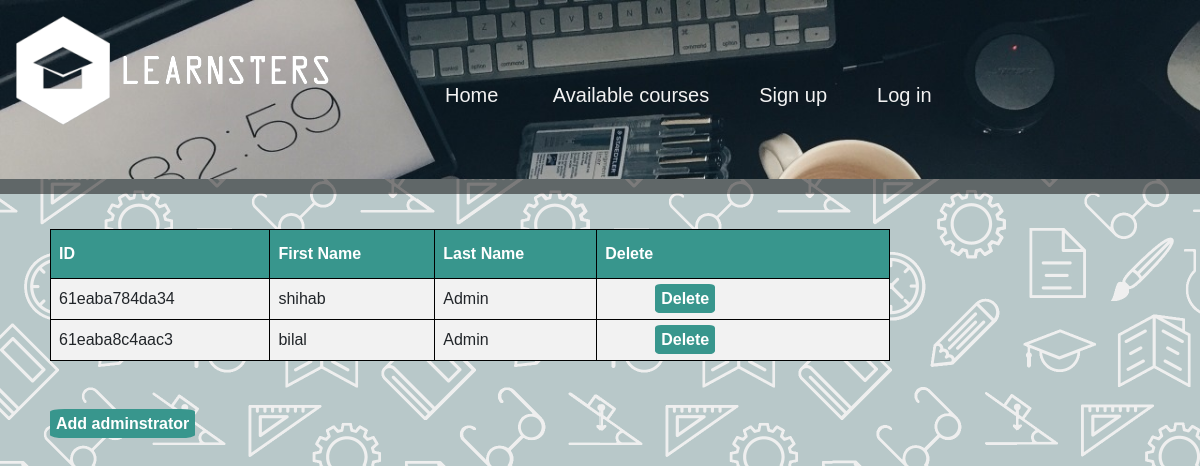
/manageAdmins.php, run on the app's committed database.
### tables this page shows
CREATE TABLE `adminstrators` (
  `adminID` varchar(255) NOT NULL,
  `Fname` varchar(50) NOT NULL,
  `Lname` varchar(50) NOT NULL,
  `Email` varchar(50) NOT NULL,
  `Password` varchar(255) NOT NULL,
  `Type` text NOT NULL
);

### manageAdmins.php (the view, shortened to what this page needs)
<!DOCTYPE html>
<html lang="en">
<head>
    <link rel="stylesheet" href="https://cdn.jsdelivr.net/npm/bootstrap@4.6.1/dist/css/bootstrap.min.css">
</head>
<body>
    <?php
    include "connectToDb.php";
    include "menu.php";
    $sql = "SELECT adminID, Fname, Lname FROM adminstrators";
    $result = $conn->query($sql);
    if ($result->num_rows > 0) {
        echo "<table><tr><th>ID</th><th>First Name</th><th>Last Name</th><th>Delete</th></tr>";
        while ($row = $result->fetch_assoc()) {
            echo "<tr><td>" . $row["adminID"] . "</td><td>" . $row["Fname"] . "</td><td>" . $row["Lname"] . "</td><td><a href=deleteAdmin.php?id=" . $row["adminID"] . " class='link'>Delete</a></td></tr>";
        }
        echo "</table>";
    } else {
        echo "0 results";
    }
    ?>
    <a href="addAdmin.php" class="link">Add adminstrator</a>
</body>
</html>

### css/main.css (style rules this page uses)
* { font-family: Arial, Helvetica, sans-serif; margin-left: 0; margin-right: 0; }

### manageAdmins.php (style rules this page uses)
body { background-image: url("pictures/website/backgroundPattern.png"); }
.link { margin: 50px; text-decoration: none; background-color: #38968d; color: white; border-radius: 10%; padding: 6px; font-weight: bold; }
table { margin:50px; border-collapse: collapse; width: 70%; }
td, th { border: 1px solid black; padding: 8px; }
tr { background-color: #f2f2f2; }
th { padding-top: 12px; padding-bottom: 12px; text-align: left; background-color: #38968d; color: white; }

### menu.php (style rules this page uses)
* { margin: 0; }

### data on the page
adminstrators: adminID "61eaba784da34", Fname "shihab", Lname "Admin"
adminstrators: adminID "61eaba8c4aac3", Fname "bilal", Lname "Admin"
